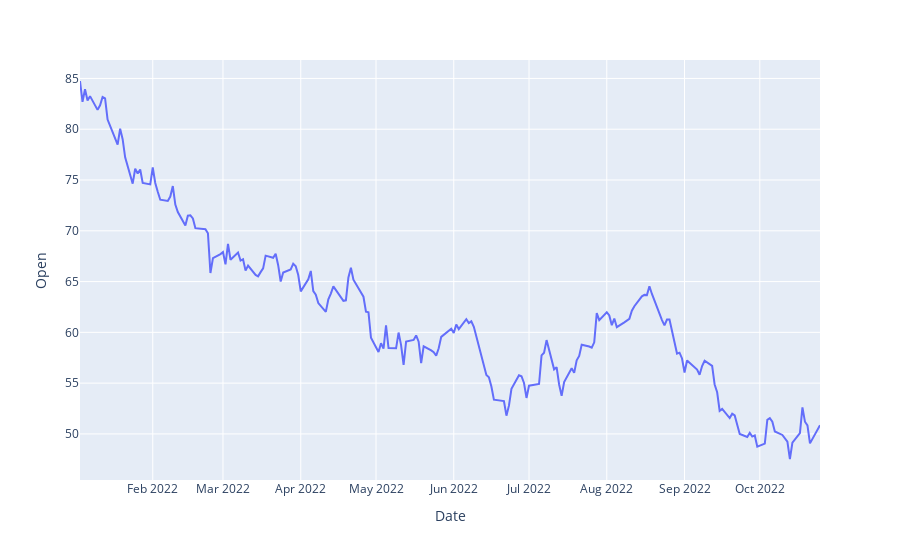

Notebook code for this chart:
### Code cell
fig = px.line(test['AOS'], x=test['AOS'].index, y="Open")
fig.show()

### Figure 1 — Plotly figure (JSON) as saved in the notebook; plotly's stock layout.template omitted (floating-point values rounded to 4 significant figures; data arrays with more than 128 entries replaced by an {"elided": "..."} marker saying what was removed)
{"data": [{"hovertemplate": "Date=%{x}<br>Open=%{y}<extra></extra>", "legendgroup": "", "line": {"color": "#636efa", "dash": "solid"}, "marker": {"symbol": "circle"}, "mode": "lines", "name": "", "orientation": "v", "showlegend": false, "type": "scatter", "x": {"elided": "205 str values"}, "xaxis": "x", "y": {"elided": "205 float values"}, "yaxis": "y"}], "layout": {"legend": {"tracegroupgap": 0}, "margin": {"t": 60}, "xaxis": {"anchor": "y", "domain": [0, 1], "title": {"text": "Date"}}, "yaxis": {"anchor": "x", "domain": [0, 1], "title": {"text": "Open"}}}}
